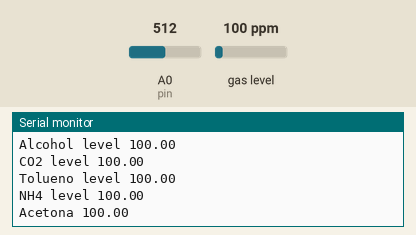
The sketch below on a simulated Arduino Uno, built with avr-gcc and run on an emulated ATmega328P. On the bench: the last lines printed to the serial monitor. The inputs (shaded band) are chosen by the test bench; at power-on: A0 (pin) = 512, gas level 100 ppm.

Above: at 1.8 s.
1.9 s: A0 (pin) set to 290
4.6 s: A0 (pin) set to 215
7.8 s: A0 (pin) set to 165
11.0 s: gas level set to 20 ppm
At 12.3 s:
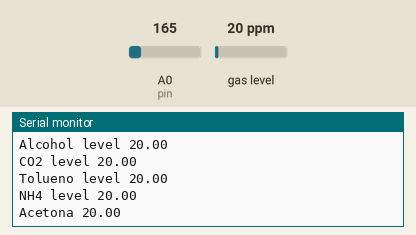
12.5 s: gas level set to 250 ppm
At 13.4 s:
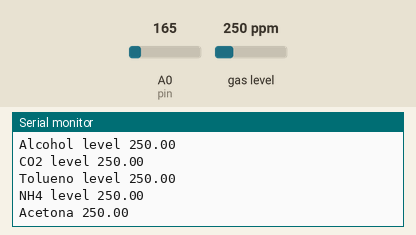
Timing chart, 0 to 15.0 s (numbered marks = the images above; inputs shaded):
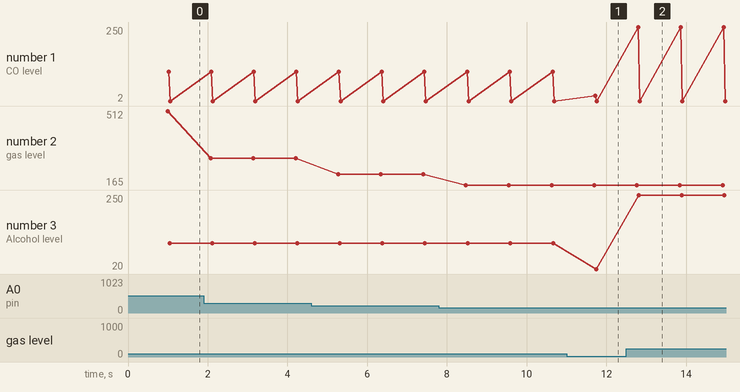

Measured:
- after the input at 11.0 s, the serial monitor: prints a new line after 0.73 s (image 1)
- after the input at 12.5 s, the serial monitor: prints a new line after 0.29 s (image 2)
- plotted number 2: 512 → 290 after the input at 1.9 s, 290 → 215 after the input at 4.6 s, 215 → 165 after the input at 7.8 s
- plotted number 3: 100 → 20 after the input at 11.0 s, 20 → 250 after the input at 12.5 s

The sketch:

IOT_CarbonEmission.ino
```cpp
#include <MQUnifiedsensor.h>
#define board "NodeMCU"
#define Voltage_Resolution 5
#define pin A0 //Analog input 0
#define type "MQ-135" //MQ135
#define ADC_Bit_Resolution 10
#define RatioMQ135CleanAir 3.6//RS / R0 = 3.6 ppm


MQUnifiedsensor MQ135(board, Voltage_Resolution, ADC_Bit_Resolution, pin, type);

void setup() {

  Serial.begin(9600); //Init serial port


  MQ135.setRegressionMethod(1); //_PPM =  a*ratio^b

  MQ135.init();

   Serial.print("Calibrating please wait.");
  float calcR0 = 0;
  for(int i = 1; i<=10; i ++)
  {
    MQ135.update(); // Update data, the arduino will be read the voltage on the analog pin
    calcR0 += MQ135.calibrate(RatioMQ135CleanAir);
    Serial.print(".");
  }
  MQ135.setR0(calcR0/10);
  Serial.println("  done!.");

  if(isinf(calcR0)) {Serial.println("Warning: Conection issue founded, R0 is infinite (Open circuit detected) please check your wiring and supply"); while(1);}
  if(calcR0 == 0){Serial.println("Warning: Conection issue founded, R0 is zero (Analog pin with short circuit to ground) please check your wiring and supply"); while(1);}

}

void loop() {

delay(1000);
    int gasLevel= 0;

     gasLevel = analogRead(A0);
      Serial.print("gas level "); Serial.print(gasLevel);

  if(gasLevel<175)
  {
    Serial.print ("\nGOOD!      " );
  }
  else if (gasLevel >175 && gasLevel<225){
       Serial.print ("\nOKAY  ");
  }
  else if (gasLevel >225 && gasLevel<300){
   Serial.print ("\nBAD");
  }
  else if (gasLevel >300)
  {
    Serial.print ("\nvery bad");
  }

  MQ135.update(); // Update data, the arduino will be read the voltage on the analog pin

  MQ135.setA(605.18); MQ135.setB(-3.937); // Configurate the ecuation values to get CO concentration
  float CO = MQ135.readSensor(); // Sensor will read PPM concentration using the model and a and b values setted before or in the setup

  MQ135.setA(77.255); MQ135.setB(-3.18); // Configurate the ecuation values to get Alcohol concentration
  float Alcohol = MQ135.readSensor(); // Sensor will read PPM concentration using the model and a and b values setted before or in the setup

  MQ135.setA(110.47); MQ135.setB(-2.862); // Configurate the ecuation values to get CO2 concentration
  float CO2 = MQ135.readSensor(); // Sensor will read PPM concentration using the model and a and b values setted before or in the setup

  MQ135.setA(44.947); MQ135.setB(-3.445); // Configurate the ecuation values to get Tolueno concentration
  float Tolueno = MQ135.readSensor(); // Sensor will read PPM concentration using the model and a and b values setted before or in the setup

  MQ135.setA(102.2 ); MQ135.setB(-2.473); // Configurate the ecuation values to get NH4 concentration
  float NH4 = MQ135.readSensor(); // Sensor will read PPM concentration using the model and a and b values setted before or in the setup

  MQ135.setA(34.668); MQ135.setB(-3.369); // Configurate the ecuation values to get Acetona concentration
  float Acetona = MQ135.readSensor(); // Sensor will read PPM concentration using the model and a and b values setted before or in the setup

    Serial.print("\n\nCO level "); Serial.print(CO);
  Serial.print("\nAlcohol level "); Serial.print(Alcohol);
  Serial.print("\nCO2 level "); Serial.print(CO2);
  Serial.print("\nTolueno level "); Serial.print(Tolueno);
  Serial.print("\nNH4 level "); Serial.print(NH4);
  Serial.print("\nAcetona "); Serial.print(Acetona);
   Serial.println("\n");

}
```
